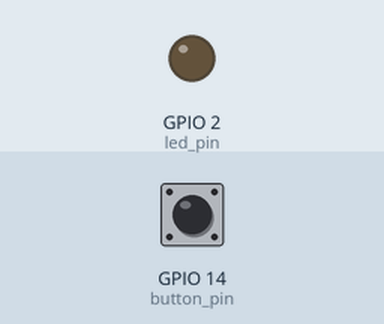
Bench run of a sketch on a simulated ESP32. Shown: output pins drawn as LEDs (lit = HIGH). Inputs (shaded band) come from the test bench; at power-on: GPIO 14 (button_pin) LOW.

Above: at 1.2 s.
1.3 s: GPIO 14 (button_pin) pulled HIGH for 0.15 s
At 2.5 s:
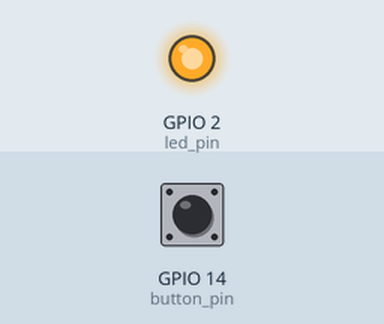
2.9 s: GPIO 14 (button_pin) pulled HIGH for 1 s
At 3.8 s:
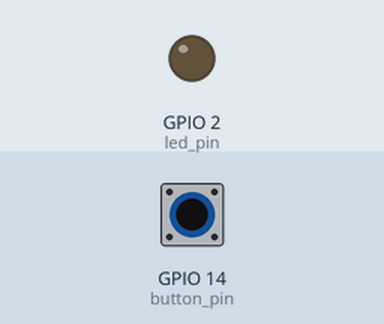
5.4 s: GPIO 14 (button_pin) pulled HIGH for 3.2 s
At 5.7 s:
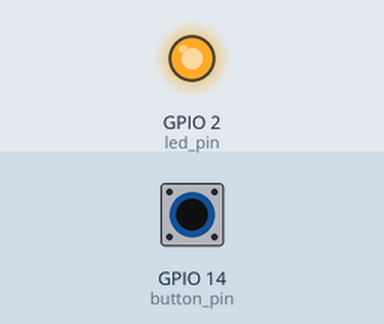
Timing chart, 0 to 8.4 s (numbered marks = the images above; inputs shaded):
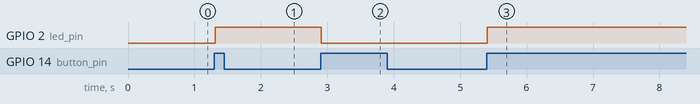

Measured:
- after the input at 1.3 s, GPIO 2 (led_pin): LOW → HIGH at once
- after the input at 2.9 s, GPIO 2 (led_pin): HIGH → LOW at once
- after the input at 5.4 s, GPIO 2 (led_pin): LOW → HIGH at once

The sketch:

1.switch.ino
```cpp
/*
  该程序作用是使用按键实现开关灯效果
  在线文档：https://docs.geeksman.com/esp32/Arduino/09.esp32-arduino-button.html
*/

// 定义 LED 和按键引脚
int led_pin = 2;
int button_pin = 14;

// 定义 LED 逻辑值
int led_logic = 0;
// 定义记录 LED 状态是否更改过的值
bool status = false;

void setup() {
  // 配置引脚模式
  pinMode(led_pin, OUTPUT);
  pinMode(button_pin, INPUT_PULLDOWN);
}


void loop() {
  // 按键消抖
  if (digitalRead(button_pin)) {
    // 睡眠 10ms, 如果依然是高电平，说明是按下并非抖动
    delay(10);
    if (digitalRead(button_pin) && !status) {
      led_logic = !led_logic;
      digitalWrite(led_pin, led_logic);
      // 修改 status
      status = !status;
      } else if (!digitalRead(button_pin)) {
        status = false;
        }
    }
}
```
